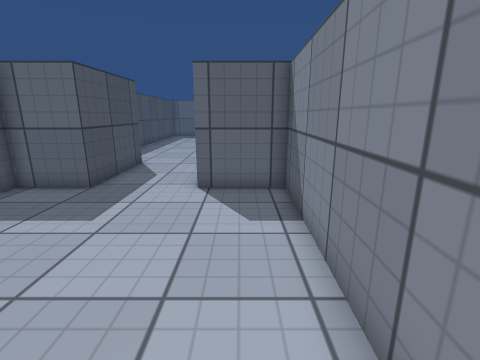
view 1 (above)

12 first-person views from a walk through a Unity game level. The camera is 1.2 m above the floor, tilts 14° down and sees 85° across. The floor is counted in squares, 0.5 m on a side. Each view is taken from the middle of a square. On the plan, view 1 faces up. The plan holds only what a view shows up to about 18 squares ahead; the rest is blank. The place goes on beyond the plan. Surface patterns are stand-ins for the level's own textures.

view 2
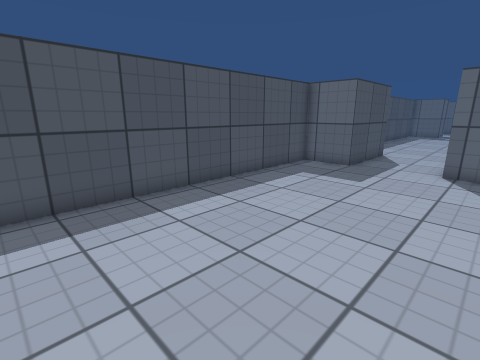

view 3
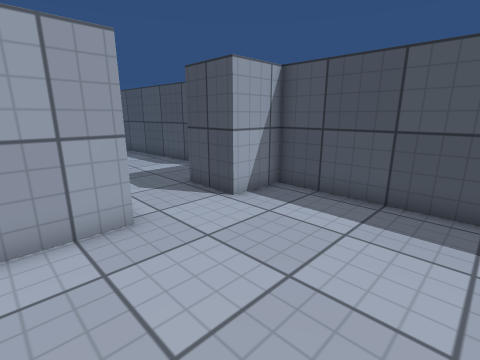

view 4
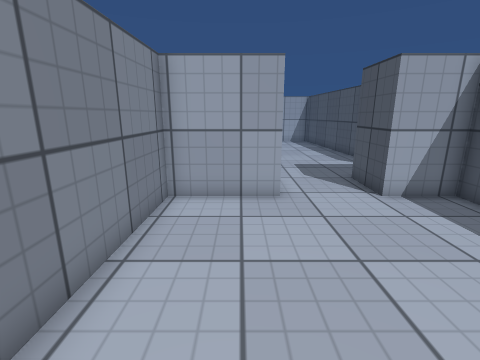

view 5
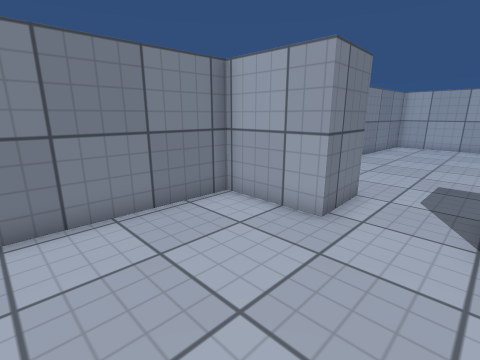

view 6
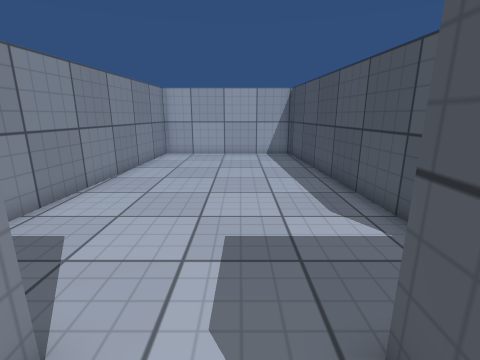

view 7
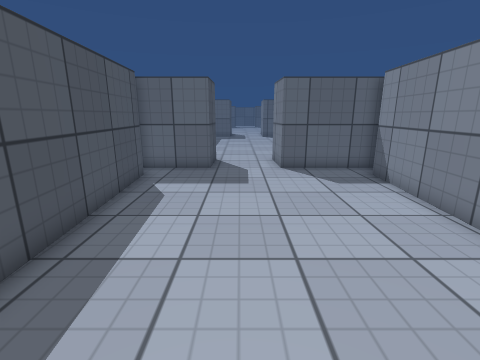

view 8
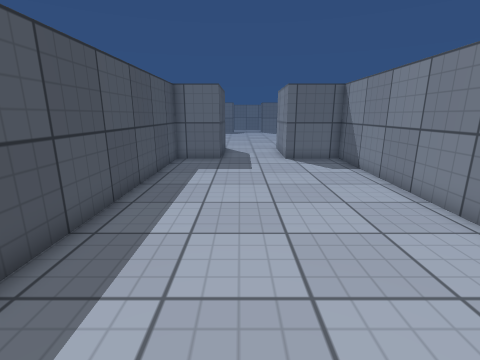

view 9
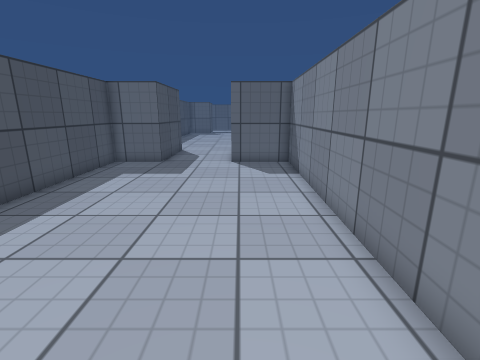

view 10
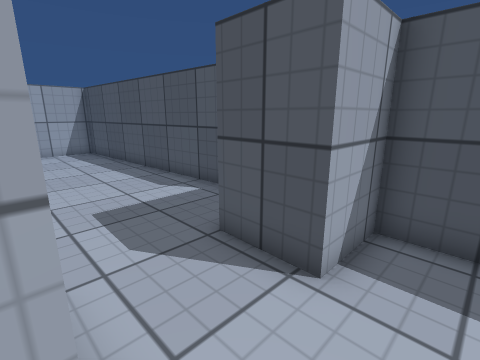

view 11
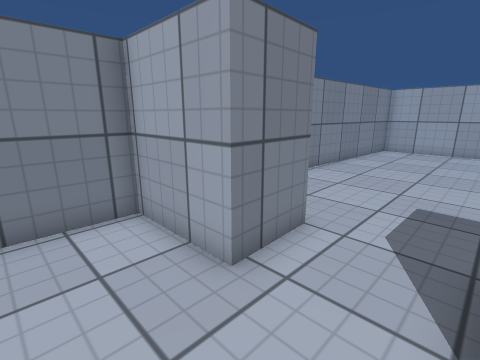

view 12
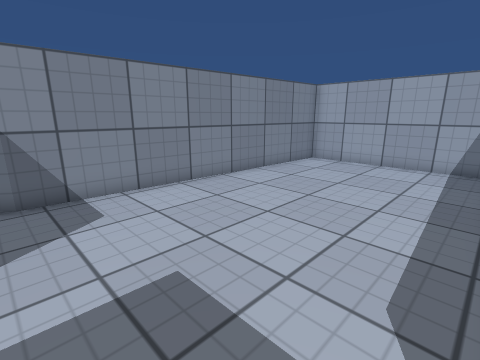

### Floor plan
Points are (right, up) in squares from view 1. A wall is a line through its corners. A room is listed if a view was taken in it or the views show most of it. See-through windows are left out.
Room 1 (views 1, 2, 3, 4, 5, 8, 9, 10, 11)
walls: (-2.2, -6.6) (1.2, -6.6) (1.6, 8.6) (-1.4, 8.6) (-1.4, 10.5); (-5.1, 10.6) (-5.1, 8.6) (-7.6, 8.6) (-7.6, -6.6) (-5.3, -6.6)
ways out: opening at (-3.5, -6.5) to room 2
Room 2 (views 6, 7, 12)
walls: (-7.6, -10.4) (-7.6, -23.6); (-7.2, -23.6) (0.7, -23.6) (1.5, -10.4); (2.2, -9) (-2.1, -9) (-2.2, -6.6); (-5.3, -6.6) (-5.4, -9) (-8.5, -9)
low walls: (1.5, -10.4) (1.7, -10.1)
ways out: opening at (-3.5, -6.5) to room 1

Where each view was taken, in squares from view 1:
view 1: 0 up, 0 right, facing up
view 2: 4 down, 0 right, facing up-left
view 3: 1 down, 0 right, facing down-left
view 4: 1 up, 1 left, facing down
view 5: 1 down, 5 left, facing down-right
view 6: 7 down, 4 left, facing down
view 7: 21 down, 4 left, facing up
view 8: 6 down, 4 left, facing up
view 9: 5 down, 1 left, facing up
view 10: 5 down, 2 left, facing down-left
view 11: 4 down, 5 left, facing down-right
view 12: 10 down, 7 left, facing down-right
